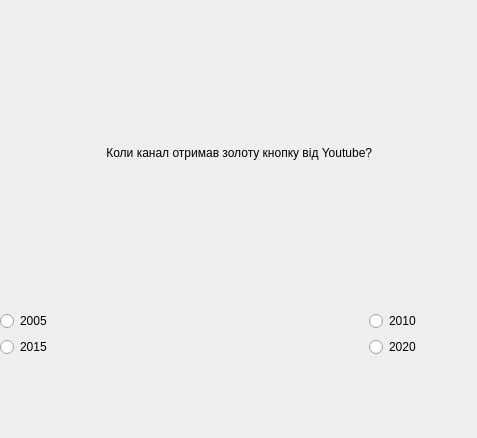
<?xml version="1.0" encoding="UTF-8"?>
<ui version="4.0">
 <class>MainWindow</class>
 <widget class="QMainWindow" name="MainWindow">
  <property name="enabled">
   <bool>true</bool>
  </property>
  <property name="geometry">
   <rect>
    <x>0</x>
    <y>0</y>
    <width>477</width>
    <height>438</height>
   </rect>
  </property>
  <property name="windowTitle">
   <string>Опитування від Crazy People</string>
  </property>
  <widget class="QWidget" name="centralwidget">
   <widget class="QWidget" name="verticalLayoutWidget">
    <property name="geometry">
     <rect>
      <x>0</x>
      <y>0</y>
      <width>732</width>
      <height>357</height>
     </rect>
    </property>
    <layout class="QVBoxLayout" name="verticalLayout_2">
     <item>
      <layout class="QHBoxLayout" name="horizontalLayout_4">
       <item>
        <widget class="QLabel" name="label">
         <property name="styleSheet">
          <string notr="true">margin-left: 100;
</string>
         </property>
         <property name="text">
          <string> Коли канал отримав золоту кнопку від Youtube?</string>
         </property>
         <property name="textFormat">
          <enum>Qt::PlainText</enum>
         </property>
         <property name="margin">
          <number>0</number>
         </property>
         <property name="indent">
          <number>-1</number>
         </property>
        </widget>
       </item>
      </layout>
     </item>
     <item>
      <layout class="QHBoxLayout" name="horizontalLayout_6">
       <item>
        <layout class="QHBoxLayout" name="horizontalLayout_7">
         <item>
          <widget class="QRadioButton" name="btn2005">
           <property name="styleSheet">
            <string notr="true"/>
           </property>
           <property name="text">
            <string>2005</string>
           </property>
          </widget>
         </item>
         <item>
          <widget class="QRadioButton" name="btn2010">
           <property name="styleSheet">
            <string notr="true"/>
           </property>
           <property name="text">
            <string>2010</string>
           </property>
          </widget>
         </item>
        </layout>
       </item>
      </layout>
     </item>
     <item>
      <layout class="QHBoxLayout" name="horizontalLayout_5">
       <item>
        <widget class="QRadioButton" name="btn2015_2">
         <property name="styleSheet">
          <string notr="true"/>
         </property>
         <property name="text">
          <string>2015</string>
         </property>
        </widget>
       </item>
       <item>
        <widget class="QRadioButton" name="btn2015">
         <property name="styleSheet">
          <string notr="true"/>
         </property>
         <property name="text">
          <string>2020</string>
         </property>
        </widget>
       </item>
      </layout>
     </item>
    </layout>
   </widget>
  </widget>
 </widget>
 <resources/>
 <connections/>
</ui>
